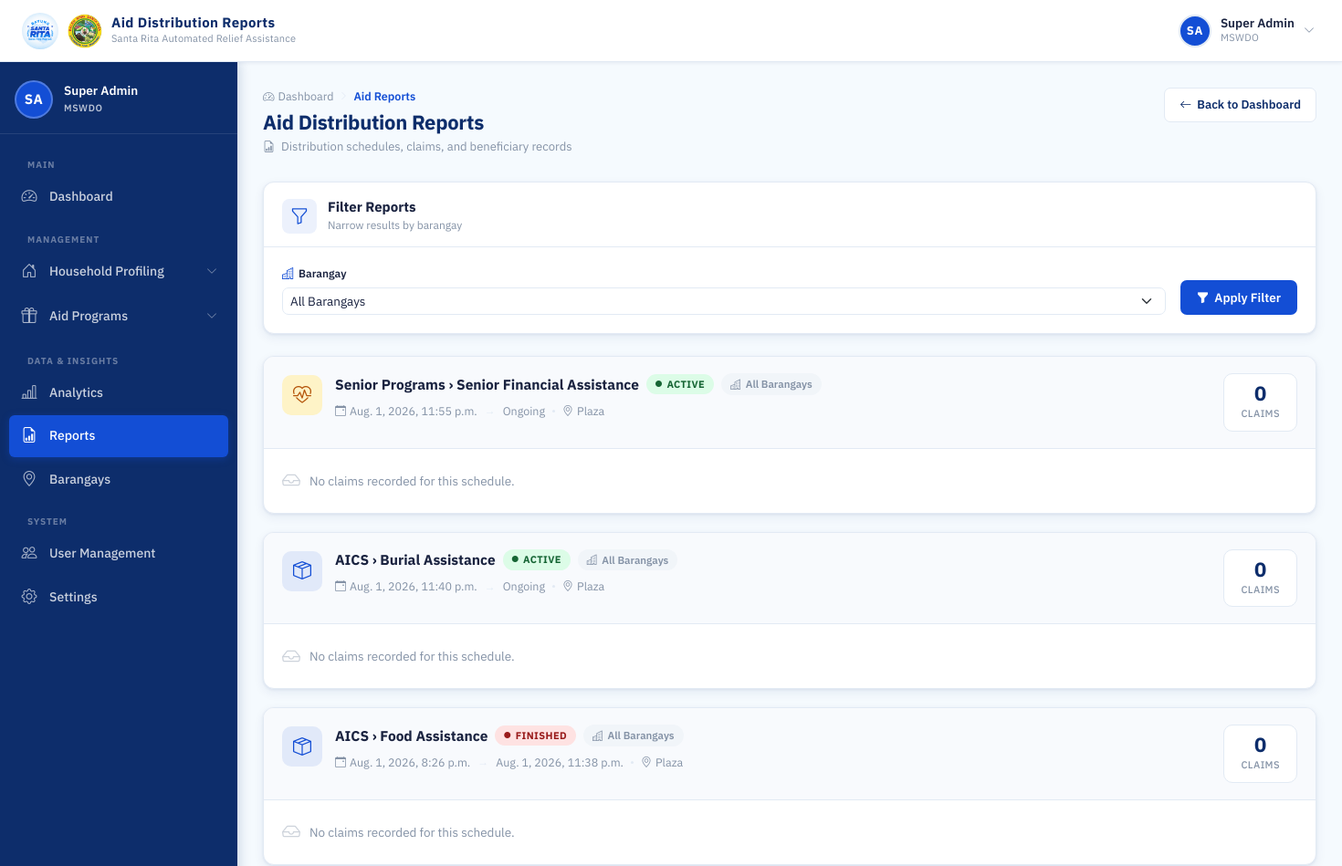
The app's page /mswdo/reports/ (signed in, upper part), older data.
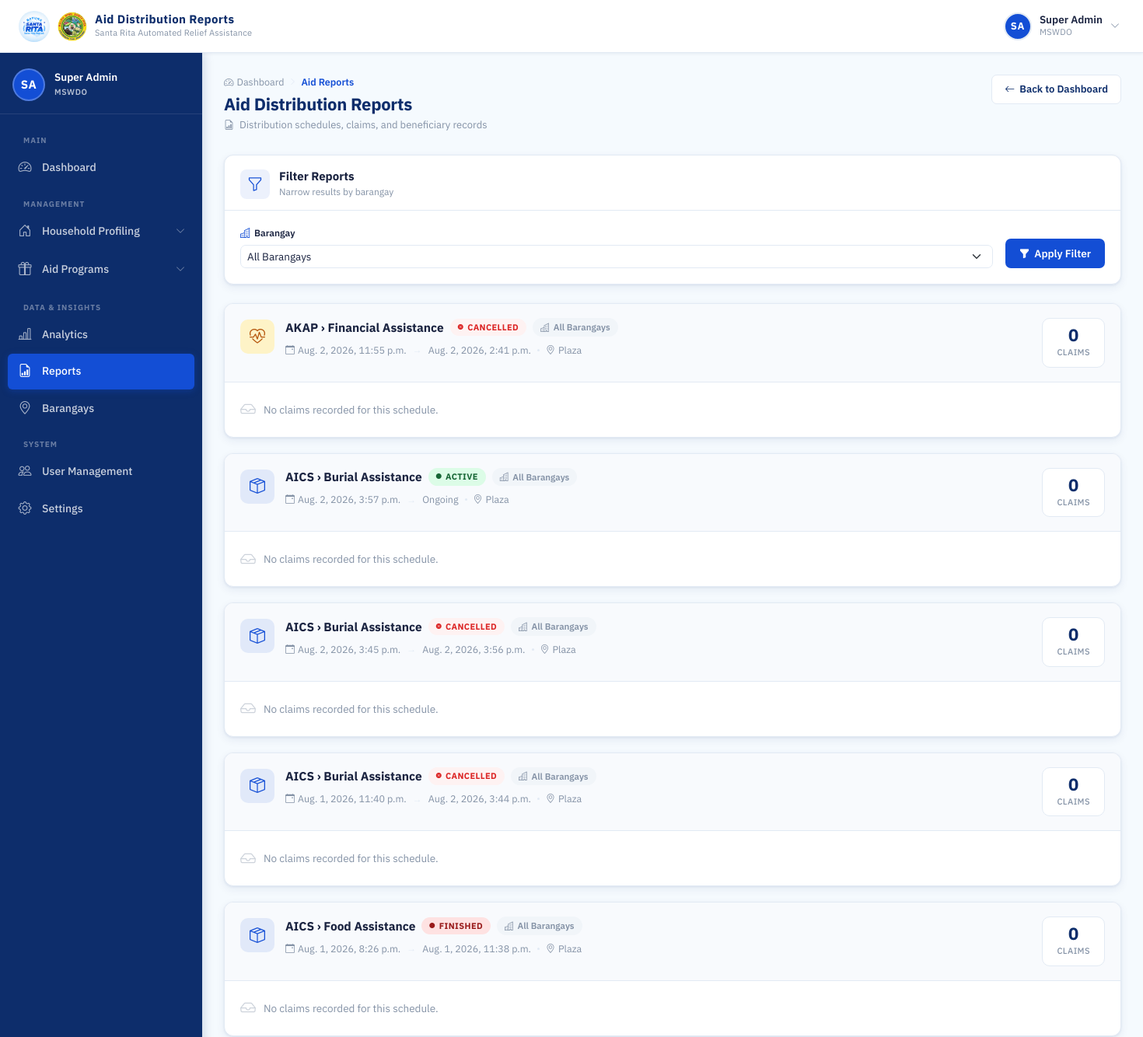
The same page, newer data.
### distribution/models.py (models this page shows, shortened)
class AidSchedule(models.Model):
    assistance = models.ForeignKey(
        Assistance,
        on_delete=models.SET_NULL,
        null=True,
        blank=True,
        related_name='schedules'
    )
    budget = models.DecimalField(max_digits=12, decimal_places=2, default=0.00)
    per_beneficiary_amount = models.DecimalField(max_digits=10, decimal_places=2, default=0.00)
    schedule_datetime = models.DateTimeField()
    is_finished = models.BooleanField(default=False)
    finished_at = models.DateTimeField(null=True, blank=True)
    finished_by = models.ForeignKey(settings.AUTH_USER_MODEL, on_delete=models.SET_NULL, null=True, related_name='+')
    finish_reason = models.CharField(
        max_length=20,
        choices=(('COMPLETED', 'All Beneficiaries Claimed'), ('FORCED', 'Manually Ended (Incomplete)'), ('CANCELLED', 'Cancelled')),
        blank=True
    )
    location = models.CharField(max_length=255)
    barangay = models.ForeignKey(
        Barangay,
        on_delete=models.CASCADE,
        null=True,
        blank=True
    )
    is_active = models.BooleanField(default=True)
    created_at = models.DateTimeField(auto_now_add=True)

### programs/models.py (models this page shows, shortened)
class Assistance(models.Model):
    BENEFICIARY_TYPE = [
        ('individual', 'Individual'),
        ('family', 'Family'),
    ]
    AID_TYPE_CHOICES = (
        ('CASH', 'Cash Assistance'),
        ('GOODS', 'Goods-in-Kind (rice, noodles, canned goods, etc.)'),
    )
    PRIORITIZATION_CHOICES = (
        ('LOWEST_INCOME_FIRST', 'Lowest Income First'),
        ('TYPHOON_PRIORITY', 'Typhoon/Vulnerability Priority'),
        ('RANDOM', 'Random Among Eligible'),
    )
    program = models.ForeignKey(
        Program,
        on_delete=models.CASCADE,
        related_name='assistances'
    )
    aid_category = models.ForeignKey(
        AidCategory,
        on_delete=models.CASCADE,
        related_name='assistances'
    )
    beneficiary_type = models.CharField(
        max_length=20,
        choices=BENEFICIARY_TYPE,
        default='family'
    )
    prioritization_strategy = models.CharField(
        max_length=30, choices=PRIORITIZATION_CHOICES, default='LOWEST_INCOME_FIRST',
        help_text="How to rank eligible beneficiaries when there are more eligible than available slots."
    )
    aid_type = models.CharField(
        max_length=10, choices=AID_TYPE_CHOICES, default='CASH',
        help_text="Used by the Rotation Eligibility rule to alternate beneficiaries between cash and goods-based aid across distribution cycles."
    )
    minimum_age = models.PositiveIntegerField(
        null=True,
        blank=True,
        help_text="Leave blank if no age requirement."
    )
    requires_pwd = models.BooleanField(default=False)
    requires_solo_parent = models.BooleanField(default=False)
    requires_senior_citizen = models.BooleanField(default=False)
    is_active = models.BooleanField(default=True)
    created_at = models.DateTimeField(auto_now_add=True)
    class Meta:
        ordering = ['program', 'aid_category']
        unique_together = ('program', 'aid_category', 'beneficiary_type')

class Program(models.Model):
    name = models.CharField(max_length=100, unique=True)
    description = models.TextField(blank=True, null=True)
    is_active = models.BooleanField(default=True)
    created_at = models.DateTimeField(auto_now_add=True)
    class Meta:
        ordering = ['name']

class AidCategory(models.Model):
    program = models.ForeignKey(
        Program,
        on_delete=models.CASCADE,
        related_name='aid_categories'
    )
    name = models.CharField(max_length=100)
    description = models.TextField(blank=True, null=True)
    is_active = models.BooleanField(default=True)
    class Meta:
        ordering = ['name']
        unique_together = ('program', 'name')

### reports/views.py (the view)
# urls.py: path('mswdo/reports/', views.aid_reports, name='aid_reports'),
@login_required
@session_protected
@mswdo_or_staff_required
def aid_reports(request):
    selected_barangay = request.GET.get('barangay')
    schedules = AidSchedule.objects.select_related(
    'assistance', 'assistance__program', 'assistance__aid_category', 'barangay'
        ).all().order_by('-schedule_datetime')
    if selected_barangay:
        schedules = schedules.filter(barangay_id=selected_barangay)
    for sched in schedules:
        sched.claims = AidClaim.objects.filter(
            schedule=sched          #filter by schedule directly
        ).select_related(
            'family',
            'family_member',
            'family__household',
            'family__household__barangay',
            'assistance',
            'assistance__aid_category',
        )
    barangays = Barangay.objects.all()
    return render(request, 'reports/aid_reports.html', {
        'schedules': schedules,
        'barangays': barangays,
        'selected_barangay': selected_barangay,
        'now': timezone.now(),
    })

### accounts/context_processors.py (called while the page is built)
def auth_required(request):
    return {
        'requires_auth': request.user.is_authenticated
    }

### accounts/models.py (called while the page is built)
    def __str__(self):
        return self.name

### households/models.py (called while the page is built)
    @property
    def address(self):
        return f"{self.house_number}, {self.zone.name}, {self.barangay.name}"

### reports/templates/reports/aid_reports.html (shortened to what the changed rows need)
{% extends 'base.html' %}
{% load static %}
{% block css %}
<link rel="stylesheet" href="{% static 'css/mswdo_dashboard.css' %}">
<link rel="stylesheet" href="{% static 'css/barangay_accounts.css' %}">
<link rel="stylesheet" href="{% static 'css/aid_reports.css' %}">
{% endblock %}
{% block content %}
<div class="dash-page-header">
  <div>
    <h1 class="dash-page-title">Aid Distribution Reports</h1>
  </div>
</div>
<div class="dash-panel rpt-filter-panel">
  <div class="dash-panel__header">
    <div class="dash-panel__header-left">
      <div>
        <h2 class="dash-panel__title">Filter Reports</h2>
      </div>
    </div>
  </div>
</div>
{% if schedules %}
  {% for sched in schedules %}
  <div class="rpt-card">
    <div class="rpt-card__header">
      <div class="rpt-card__header-left">
        <div class="rpt-card__type-icon rpt-card__type-icon--{% if sched.assistance.beneficiary_type == 'family' %}blue{% else %}amber{% endif %}">
          {% if sched.assistance.beneficiary_type == 'family' %}
            <i class="bi bi-box-seam"></i>
          {% else %}
            <i class="bi bi-heart-pulse"></i>
          {% endif %}
        </div>
        <div class="rpt-card__header-info">
          <div class="rpt-card__title-row">
            <h3 class="rpt-card__aid-type">
              {% if sched.assistance %}
                {{ sched.assistance.program.name }} › {{ sched.assistance.aid_category.name }}
              {% else %}
                N/A
              {% endif %}
            </h3>
            {% if sched.is_finished %}
              {% if sched.finish_reason == 'CANCELLED' %}
              <span class="rpt-status rpt-status--expired" style="background-color: #fef2f2; color: #dc2626; border-color: #fecaca;">
                <i class="bi bi-x-circle-fill"></i> Cancelled
              </span>
              {% else %}
              <span class="rpt-status rpt-status--expired">
                <i class="bi bi-circle-fill"></i> Finished
              </span>
              {% endif %}
            {% else %}
              <span class="rpt-status rpt-status--active">
                <i class="bi bi-circle-fill"></i> Active
              </span>
            {% endif %}
            {% if sched.barangay %}
              <span class="rpt-scope rpt-scope--specific">
                <i class="bi bi-buildings"></i> {{ sched.barangay }}
              </span>
            {% else %}
              <span class="rpt-scope rpt-scope--all">
                <i class="bi bi-buildings"></i> All Barangays
              </span>
            {% endif %}
          </div>
          <div class="rpt-card__meta">
            <span>
              <i class="bi bi-calendar-event"></i>
              {{ sched.schedule_datetime }}
            </span>
            <span class="rpt-card__meta-sep">→</span>
            <span>{% if sched.is_finished %}{{ sched.finished_at }}{% else %}Ongoing{% endif %}</span>
            <span class="rpt-card__meta-dot"></span>
            <span>
              <i class="bi bi-geo-alt"></i> {{ sched.location }}
            </span>
          </div>
        </div>
      </div>
      <div class="rpt-card__claims-count">
        <span class="rpt-card__claims-val">{{ sched.claims|length }}</span>
        <span class="rpt-card__claims-label">Claim{{ sched.claims|length|pluralize }}</span>
      </div>
    </div>
    <div class="rpt-card__body">
      {% if sched.claims %}
        <div class="table-responsive">
          <table class="rpt-table">
            <thead>
              <tr>
                <th class="rpt-th">#</th>
                <th class="rpt-th">RFID UID</th>
                <th class="rpt-th">Family</th>
                <th class="rpt-th">Member</th>
                <th class="rpt-th">Address</th>
                <th class="rpt-th">Claimed At</th>
              </tr>
            </thead>
            <tbody>
              {% for c in sched.claims %}
              <tr class="rpt-row">
                <td class="rpt-td rpt-td--num">{{ forloop.counter }}</td>
                <td class="rpt-td">
                  <span class="rpt-rfid">
                    <i class="bi bi-credit-card-2-front"></i>
                    {{ c.family.rfid_uid }}
                  </span>
                </td>
                <td class="rpt-td">
                  <div class="acct-barangay-cell">
                    <div class="acct-avatar">{{ c.family.family_name|first|upper }}</div>
                    <span class="acct-barangay-name">{{ c.family.family_name }}</span>
                  </div>
                </td>
                <td class="rpt-td">
                  {% if c.family_member %}
                    <span class="rpt-member">
                      {{ c.family_member.first_name }} {{ c.family_member.last_name }}
                    </span>
                  {% else %}
                    <span class="rpt-member rpt-member--all">
                      <i class="bi bi-people"></i> All Members
                    </span>
                  {% endif %}
                </td>
                <td class="rpt-td rpt-td--address">
                  <span class="rpt-address">
                    <i class="bi bi-house-door"></i>
                    {{ c.family.household.address }}
                  </span>
                </td>
                <td class="rpt-td">
                  <span class="rpt-timestamp">
                    <i class="bi bi-clock"></i>
                    {{ c.claimed_at }}
                  </span>
                </td>
              </tr>
              {% endfor %}
            </tbody>
          </table>
        </div>
      {% else %}
        <div class="rpt-no-claims">
          <i class="bi bi-inbox"></i>
          <p>No claims recorded for this schedule.</p>
        </div>
      {% endif %}
    </div>
  </div>
  {% endfor %}
{% endif %}
{% endblock %}

Row changes from the older to the newer data that the page shows:
changed AidSchedule: assistance.program.name "Senior Programs" → "AKAP"; assistance.aid_category.name "Senior Financial Assistance" → "Financial Assistance"; schedule_datetime "Aug. 1, 2026, 11:55 p.m." → "Aug. 2, 2026, 11:55 p.m."; finished_at (not shown) → "Aug. 2, 2026, 2:41 p.m."; is_finished "ACTIVE Ongoing" → "CANCELLED"
added AidSchedule: assistance.program.name "AICS", assistance.aid_category.name "Burial Assistance", is_finished False (drawn), shows "All Barangays", schedule_datetime "Aug. 2, 2026, 3:57 p.m.", location "Plaza", claims|length "0", shows "No claims recorded for this schedule."
added AidSchedule: assistance.program.name "AICS", assistance.aid_category.name "Burial Assistance", is_finished True (drawn), shows "All Barangays", schedule_datetime "Aug. 2, 2026, 3:45 p.m.", finished_at "Aug. 2, 2026, 3:56 p.m.", location "Plaza", claims|length "0", shows "No claims recorded for this schedule."
changed AidSchedule: finished_at (not shown) → "Aug. 2, 2026, 3:44 p.m."; is_finished "ACTIVE Ongoing" → "CANCELLED"
